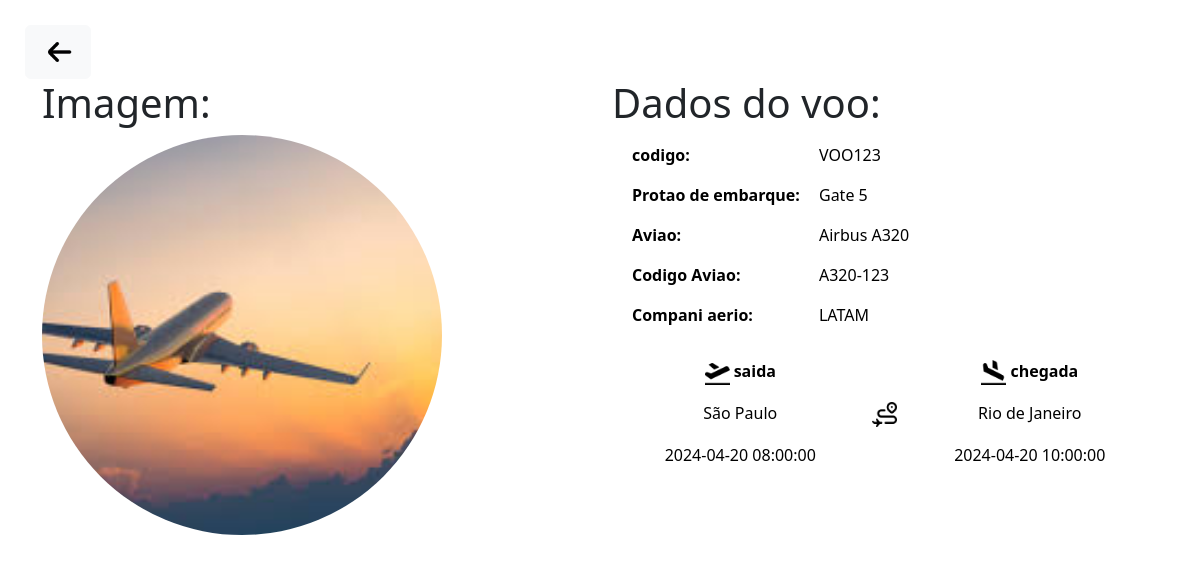
The page /admListVoos/voosVoos.php?id=1 (signed in) on the database its author committed.
### tables this page shows
CREATE TABLE VOOS (
    ID_VOO INT PRIMARY KEY AUTO_INCREMENT NOT NULL,
    CODIGO_VOO VARCHAR(100) UNIQUE NOT NULL,
    LOCAL_DE_ORIGEM VARCHAR(100) NOT NULL,
    LOCAL_DE_DESTINO VARCHAR(100) NOT NULL,
    DATA_IDA VARCHAR(100) NOT NULL,
    DATA_CHEGADA VARCHAR(100) NOT NULL,
    PORTAO_EMBARQUE VARCHAR(100) NOT NULL,
    AERONAVE VARCHAR(100) NOT NULL,
    CODIGO_AERONAVE VARCHAR(100) NOT NULL,
    OPERADORA VARCHAR(100) NOT NULL,
    VOOIMAGEMPATH VARCHAR(200) NOT NULL
);

### admListVoos/voosVoos.php (the view, shortened to what this page needs)
<?php
include('../connections/connection.php');
$id = $_GET["id"];
$sql = "SELECT ID_VOO, CODIGO_VOO,LOCAL_DE_ORIGEM, LOCAL_DE_DESTINO, DATA_IDA, DATA_CHEGADA, PORTAO_EMBARQUE, AERONAVE, CODIGO_AERONAVE, OPERADORA, VOOIMAGEMPATH FROM VOOS WHERE ID_VOO = $id";
$result = $conn->query($sql);
if ($result->num_rows > 0) {
    while($row = $result->fetch_assoc()) {
        $CODIGO_VOO = $row["CODIGO_VOO"];
        $ORIGEM = $row["LOCAL_DE_ORIGEM"];
        $DESTINO = $row["LOCAL_DE_DESTINO"];
        $DATA_IDA = $row["DATA_IDA"];
        $DATA_CHEGADA = $row["DATA_CHEGADA"];
        $PORTAO_EMBARQUE = $row["PORTAO_EMBARQUE"];
        $AERONAVE = $row["AERONAVE"];
        $OPERADORA = $row["OPERADORA"];
        $CODIGO_AERONAVE = $row["CODIGO_AERONAVE"];
        $VOOIMAGEMPATH = $row["VOOIMAGEMPATH"];
    }
}
?>
<!DOCTYPE html>
<html lang="pt-br">
<head>
    <link rel="stylesheet" href="./voosLstStyle.css">
    <link rel="stylesheet" href="../node_modules/bootstrap/dist/css/bootstrap.min.css">
</head>
<body>
    <div id="conteinerButtom">
        <a id="botaoVoltar" type="button" class="btn btn-light" href="./listVoos.php"><img src="../imagens/iconVoltar.png" alt="voltarHome" style="width: 40px; height: 40px"></a>
    </div>
    <div class="container">
        <div class="row">
            <div class="col">
                <h1>Imagem:</h1>
                <div class="">
                        <div id="comtImgUser">
                            <img height="175px" id="userImg" src="<?php echo $VOOIMAGEMPATH ?>" alt="">
                        </div>
                </div>
            </div>
            <div class="col">
                <h1>Dados do voo:
                </h1>
                <div class="container">
                    <table class="table  table-borderless" id="conteinerDadados">
                       <tr>
                        <th class="" scope="row">codigo:</th>
                        <td ><?php echo $CODIGO_VOO ?></td>
                       </tr>
                       <tr>
                         <th class="" scope="row">Protao de embarque:</th>
                         <td ><?php echo $PORTAO_EMBARQUE ?></td>
                        </tr>
                        <tr>
                         <th class="" scope="row">Aviao: </th>
                         <td ><?php echo $AERONAVE ?></td>
                        </tr>
                        <tr>
                         <th class="" scope="row">Codigo Aviao: </th>
                         <td ><?php echo $CODIGO_AERONAVE ?></td>
                        </tr>
                        <tr>
                         <th class="" scope="row">Compani aerio:</th>
                         <td><?php echo $OPERADORA ?></td>
                        </tr>
                    </table>
                    <table class="table table-borderless text-center">
                       <tr>
                       <th scope="row"><img src="../imagens/partida-de-aviao.png" alt="viagem-de-aviao"style="width: 25px; height: 25px;">  saida</th>
                      <th></th>
                       <th scope="row"><img src="../imagens/chegada-do-aviao.png" alt="viagem-de-aviao"style="width: 25px; height: 25px;">  chegada</th>
                       </tr>
                       <tr>
                       <td><?php echo $ORIGEM ?></td>
                       <td><img src="../imagens/viagem-de-aviao.png" alt="viagem-de-aviao"style="width: 25px; height: 25px;"></td>
                       <td><?php echo $DESTINO ?></td>
                       </tr>
                       <tr>
                       <td><?php echo $DATA_IDA ?></td>
                      <td></td>
                       <td><?php echo $DATA_CHEGADA ?></td>
                       </tr>
                    </table>
                </div>
            </div>
        </div>
    </div>
</body>
</html>

### admListVoos/voosLstStyle.css (style rules this page uses)
a { text-decoration: none; color: #000; }
#botaoVoltar { margin-top: 25px; margin-left: 25px; }
#comtImgUser { width: 400px; height: 400px; border-radius: 499px; overflow: hidden; position: relative; }
#userImg { width: 100%; height: 100%; object-fit: cover; }
#conteinerDadados { width: 295px !important; }

### rows shown on the page
voos: VOOIMAGEMPATH (picture), CODIGO_VOO "VOO123", PORTAO_EMBARQUE "Gate 5", AERONAVE "Airbus A320", CODIGO_AERONAVE "A320-123", OPERADORA "LATAM", LOCAL_DE_ORIGEM "São Paulo", LOCAL_DE_DESTINO "Rio de Janeiro", DATA_IDA "2024-04-20 08:00:00", DATA_CHEGADA "2024-04-20 10:00:00"
